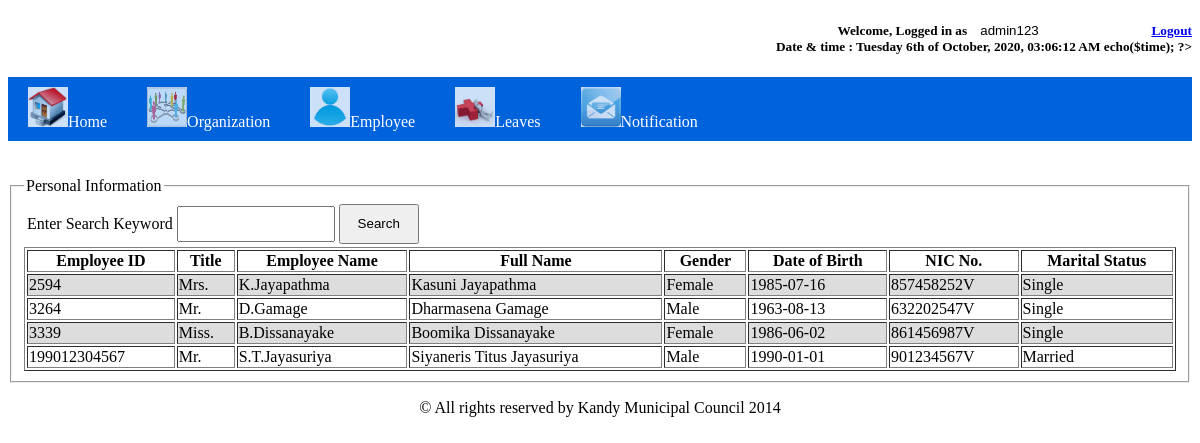
Screenshot of /user/vi_emp_personal.php (signed in) with the database file from the repository.
### tables this page shows
CREATE TABLE `tbl_employee` (
  `emp_id` bigint(12) NOT NULL,
  `emp_name` varchar(100) NOT NULL,
  `emp_initials` varchar(200) NOT NULL,
  `emp_gender` tinyint(4) NOT NULL,
  `emp_dob` date NOT NULL,
  `emp_nic` varchar(11) NOT NULL,
  `emp_marit_status` tinyint(4) NOT NULL,
  `dep_id` varchar(11) NOT NULL,
  `emp_inc_date` date NOT NULL,
  `job_id` varchar(50) NOT NULL,
  `emp_appoint_status` varchar(20) NOT NULL,
  `emp_appoint_date` date NOT NULL,
  `job_grade` varchar(10) NOT NULL,
  `emp_status` varchar(12) NOT NULL,
  `emp_address` varchar(150) NOT NULL,
  `emp_home_phone` int(12) DEFAULT NULL,
  `emp_mobile` int(12) NOT NULL,
  `emp_email` varchar(50) DEFAULT NULL,
  `emp_title` varchar(5) NOT NULL,
  `emp_trans_app1` int(11) DEFAULT NULL,
  `emp_trans_app2` int(11) DEFAULT NULL,
  `emp_trans_app3` int(11) DEFAULT NULL,
  PRIMARY KEY (`emp_id`),
  UNIQUE KEY `emp_nic` (`emp_nic`),
  KEY `job_id` (`job_id`),
  KEY `dep_id` (`dep_id`),
  KEY `dep_id_2` (`dep_id`),
  KEY `job_id_2` (`job_id`),
  KEY `dep_id_3` (`dep_id`)
);

### user/vi_emp_personal.php (the view, shortened to what this page needs)
<!DOCTYPE html PUBLIC "-//W3C//DTD XHTML 1.0 Transitional//EN" "http://www.w3.org/TR/xhtml1/DTD/xhtml1-transitional.dtd">
<html xmlns="http://www.w3.org/1999/xhtml">
<head>
</head>
    <body background="images/icons/header.jpg" onload="ajaxFunction('fw','0')";>
          <?php
          require_once ('menu.php');
          ?>
<fieldset>
    <legend>Personal Information</legend>
    <table width="100%">
    <form method="post" action="vi_emp_personal.php">
    <tr>
        <td colspan="8"><label>Enter Search Keyword</label>
            <input type="text" id="txtemp_search" name="txtemp_search" style="width: 150px; height: 30px"/>
        <input type="submit" value="Search" name="btnsearch" style="width: 80px; height: 40px; background-image:'../../..../images/icons/document.png' ; "/></td>
    </tr>
    </form>
</table>
<?php
    $dbobj = new dbConnection();
    $con = $dbobj->getCon();
    $search=@$_POST["txtemp_search"];
    $sql="SELECT * FROM tbl_employee where emp_initials like '%$search%' OR emp_name like '%$search%' OR emp_id like '%$search%' OR emp_nic like '%$search%' ";
    $result=mysqli_query($con,$sql);
    echo "<table border='1' width='100%' id='result_table' contenteditable='false'>
    <tr>
	<th><label>Employee ID</label></th>
	<th><label>Title</label></th>
	<th><label>Employee Name</label></th>
        <th><label>Full Name</label></th>
	<th><label>Gender<label/></td>
	<th><label>Date of Birth</label></th>
	<th><label>NIC No.</label></th>
	<th><label>Marital Status</label></th>
    </tr>";
    while($row = mysqli_fetch_array($result)) {
        echo "<tr>";
        if($row['emp_gender'] == 0){
            $gen='Male';
        }
            else{
                $gen='Female';
            }
        if($row['emp_marit_status'] == 0){
            $mstat = 'Single';
        }
 else {
     $mstat = 'Married';
 }
        echo "<td>" . $row['emp_id'] . "</td>";
        echo "<td>" . $row['emp_title'] . "</td>";
        echo "<td>" . $row['emp_name'] . "</td>";
        echo "<td>" . $row['emp_initials'] . "</td>";
        echo "<td>" . $gen . "</td>";
        echo "<td>" . $row['emp_dob'] . "</td>";
        echo "<td>" . $row['emp_nic'] . "</td>";
        echo "<td>" . $mstat . "</td>";
        echo "</tr>";
    }
    echo "</table>";
    ?>
</fieldset>
    <footer>
  <p align="center">&copy; All rights reserved by Kandy Municipal Council 2014</p>
</footer>
</body>
</html>

### user/vi_emp_personal.php (style rules this page uses)
tr:nth-child(even) { background: #DDD }
tr:nth-child(odd) { background: #FFF }

### rows the page displays
tbl_employee: emp_id "2594", emp_title "Mrs.", emp_name "K.Jayapathma", emp_initials "Kasuni Jayapathma", emp_gender "Female", emp_dob "1985-07-16", emp_nic "857458252V", emp_marit_status "Single"
tbl_employee: emp_id "3264", emp_title "Mr.", emp_name "D.Gamage", emp_initials "Dharmasena Gamage", emp_gender "Male", emp_dob "1963-08-13", emp_nic "632202547V", emp_marit_status "Single"
tbl_employee: emp_id "3339", emp_title "Miss.", emp_name "B.Dissanayake", emp_initials "Boomika Dissanayake", emp_gender "Female", emp_dob "1986-06-02", emp_nic "861456987V", emp_marit_status "Single"
tbl_employee: emp_id "199012304567", emp_title "Mr.", emp_name "S.T.Jayasuriya", emp_initials "Siyaneris Titus Jayasuriya", emp_gender "Male", emp_dob "1990-01-01", emp_nic "901234567V", emp_marit_status "Married"
